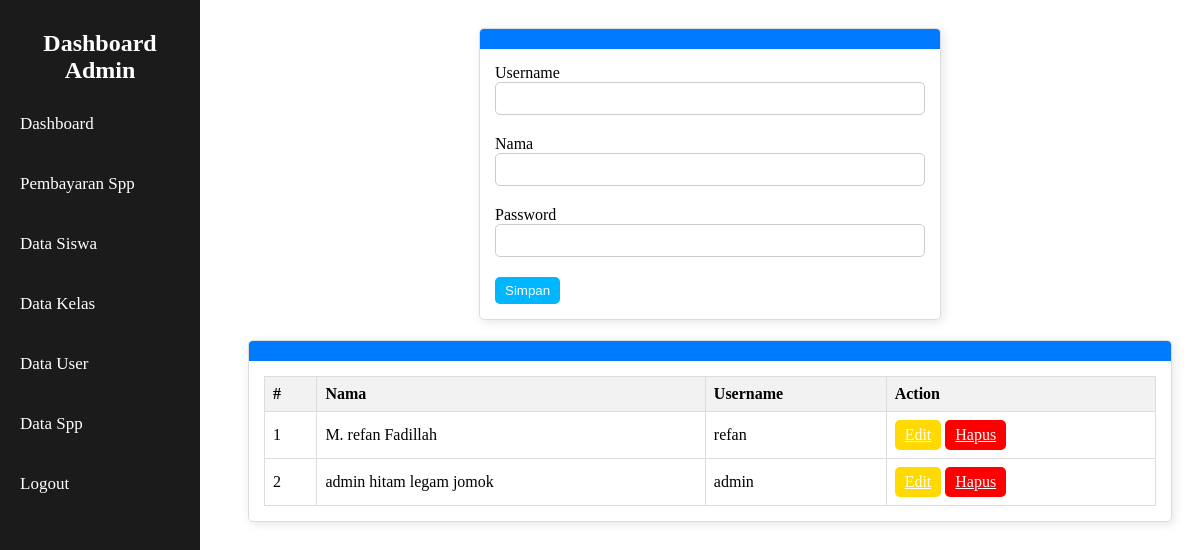
Page /admin/user/index.php (signed in) on the committed database.
### tables this page shows
CREATE TABLE `user` (
  `id_user` int NOT NULL,
  `username` varchar(255) NOT NULL,
  `password` varchar(255) NOT NULL,
  `nama` varchar(255) NOT NULL
);

### admin/user/index.php (the view, shortened to what this page needs)
<?php
include '../../config/db.php';
$username = "";
$nama = "";
?>
<!DOCTYPE html>
<html lang="en">
<head>
    <link rel="stylesheet" href="../../asset/css/style.css">
    <link rel="stylesheet" href="../../asset/css/style-index.css">
</head>
<body>
    <div class="sidebar">
        <h2>Dashboard Admin</h2>
        <ul>
        <li><a href="#">Dashboard</a></li>
            <li><a href="../pembayaran/">Pembayaran Spp</a></li>
            <li><a href="../siswa/">Data Siswa</a></li>
            <li><a href="../kelas/">Data Kelas</a></li>
            <li><a href="index.php">Data User</a></li>
            <li><a href="../spp/">Data Spp</a></li>
            <li><a href="#">Logout</a></li>
        </ul>
    </div>
    <div class="content" >
        <div class="form-input" style="display: flex; justify-content: center">
            <div class="card" style="width: 50%;">
                <div class="card-header">
                </div>
                <div class="card-body">
                    <form action="" method = "post">
                        <div class="form-group">
                            <label for="">Username</label>
                            <input type="text" value="<?= $username ?>" name="username" class="form-control">
                        </div>
                        <div class="form-group">
                            <label for="">Nama</label>
                            <input type="text" value="<?= $nama ?>" name="nama" class="form-control">
                        </div>
                        <div class="form-group">
                            <label for="">Password</label>
                            <input type="password" name="password" class="form-control">
                        </div>
                        <button class="btn btn-primary" name="simpan">Simpan</button>
                    </form>
                </div>
            </div>
        </div>
        <div class="data-table">
            <div class="card">
                <div class="card-header">
                </div>
                <div class="card-body">
                    <table class="table">
                        <thead>
                            <tr>
                                <th>#</th>
                                <th>Nama</th>
                                <th>Username</th>
                                <th>Action</th>
                            </tr>
                        </thead>
                        <tbody>
                            <?php
                            $no = 1;
                            $queryData = $koneksi->prepare("SELECT * FROM user ORDER BY id_user DESC");
                            $queryData->execute();
                            $resultData = $queryData->get_result();
                            while($row = $resultData->fetch_array()) { ?>
                            <tr>
                                <td><?= $no ++ ?></td>
                                <td><?= $row['nama'] ?></td>
                                <td><?= $row['username'] ?></td>
                                <td>
                                    <a href="index.php?option=edit&id=<?= $row['id_user']?>" class="btn btn-warning">Edit</a>
                                    <a href="index.php?option=hapus&id=<?= $row['id_user'] ?>" onclick = "return confirm('Apakah Anda Yakin Ingin Menghapus Data Ini?')" class = "btn btn-merah">Hapus</a>
                                </td>
                            </tr>
                            <?php } ?>
                        </tbody>
                    </table>
                </div>
            </div>
        </div>
    </div>
</body>
</html>

### asset/css/style.css (style rules this page uses)
* { box-sizing: border-box; }
.form-control { width: 100%; padding: 8px 16px; border: 1px solid #ccc; border-radius: 5px; }
.form-group { margin-bottom: 20px; }
.btn { display: inline-block; padding: 6px 10px; border: none; border-radius: 5px; cursor: pointer; text-align: center; transition: 0.3s; }
.btn-primary { background-color: #00b7ff; color: white; }
.btn-merah { background-color: #ff0000; color: white; }
.card { border: 1px solid #ddd; box-shadow : 2px 2px 10px rgba(0, 0, 0, 0.1); border-radius: 5px; margin-bottom: 20px; overflow: hidden; }
.card-header { background-color: #007bff; color: white; padding: 10px; font-size: 15px; }
.card-body { padding: 15px; }

### asset/css/style-index.css (style rules this page uses)
.sidebar { width: 200px; height: 100vh; background-color: rgb(27, 27, 27); left: 0; top: 0; position: fixed; padding: 10px; }
.sidebar h2 { text-align: center; color: white; }
.sidebar ul { list-style: none; padding: 0; }
.sidebar ul li { margin-bottom: 20px; font-size: 17px; }
.sidebar ul li a { color: white; text-decoration: none; padding: 10px; display: block; border-radius: 5px; }
.content { margin-left: 220px; padding: 20px; }
.table { width: 100%; border-collapse: collapse; }
.table th, .table td { border: 1px solid #ddd; padding: 8px; }
.table th { text-align: left; background-color: #f2f2f2; }
.btn-warning { background-color: #ffd900; color: white; }

### admin/user/index.php (style rules this page uses)
.btn-warning { background-color: #ffd900; color: white; }

### rows in the picture
user: nama "M. refan Fadillah", username "refan"
user: nama "admin hitam legam jomok", username "admin"
